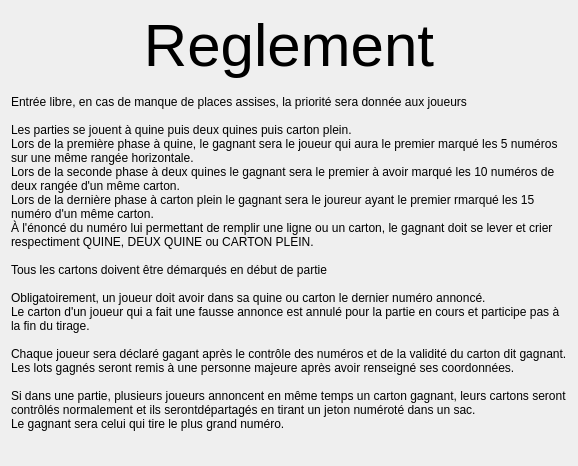
      <widget class="QWidget" name="pageEventRules">
       <layout class="QGridLayout" name="gridLayout_14">
        <item row="0" column="1">
         <widget class="QLabel" name="ER_Title">
          <property name="sizePolicy">
           <sizepolicy hsizetype="Preferred" vsizetype="Preferred">
            <horstretch>5</horstretch>
            <verstretch>0</verstretch>
           </sizepolicy>
          </property>
          <property name="font">
           <font>
            <pointsize>45</pointsize>
            <kerning>false</kerning>
           </font>
          </property>
          <property name="text">
           <string>Reglement</string>
          </property>
          <property name="scaledContents">
           <bool>true</bool>
          </property>
          <property name="alignment">
           <set>Qt::AlignCenter</set>
          </property>
          <property name="wordWrap">
           <bool>true</bool>
          </property>
          <property name="textInteractionFlags">
           <set>Qt::NoTextInteraction</set>
          </property>
         </widget>
        </item>
        <item row="2" column="0" colspan="3">
         <widget class="QLabel" name="ER_Rules">
          <property name="sizePolicy">
           <sizepolicy hsizetype="Preferred" vsizetype="Preferred">
            <horstretch>1</horstretch>
            <verstretch>20</verstretch>
           </sizepolicy>
          </property>
          <property name="text">
           <string>Entrée libre, en cas de manque de places assises, la priorité sera donnée aux joueurs

Les parties se jouent à quine puis deux quines puis carton plein.
Lors de la première phase à quine, le gagnant sera le joueur qui aura le premier marqué les 5 numéros sur une même rangée horizontale.
Lors de la seconde phase à deux quines le gagnant sera le premier à avoir marqué les 10 numéros de deux rangée d'un même carton.
Lors de la dernière phase à carton plein le gagnant sera le joureur ayant le premier rmarqué les 15 numéro d'un même carton.
À l'énoncé du numéro lui permettant de remplir une ligne ou un carton, le gagnant doit se lever et crier respectiment QUINE, DEUX QUINE ou CARTON PLEIN.

Tous les cartons doivent être démarqués en début de partie

Obligatoirement, un joueur doit avoir dans sa quine ou carton le dernier numéro annoncé.
Le carton d'un joueur qui a fait une fausse annonce est annulé pour la partie en cours et participe pas à la fin du tirage.

Chaque joueur sera déclaré gagant après le contrôle des numéros et de la validité du carton dit gagnant.
Les lots gagnés seront remis à une personne majeure après avoir renseigné ses coordonnées.

Si dans une partie, plusieurs joueurs annoncent en même temps un carton gagnant, leurs cartons seront contrôlés normalement et ils serontdépartagés en tirant un jeton numéroté dans un sac.
Le gagnant sera celui qui tire le plus grand numéro.
                                            </string>
          </property>
          <property name="scaledContents">
           <bool>true</bool>
          </property>
          <property name="alignment">
           <set>Qt::AlignLeading|Qt::AlignLeft|Qt::AlignVCenter</set>
          </property>
          <property name="wordWrap">
           <bool>true</bool>
          </property>
          <property name="textInteractionFlags">
           <set>Qt::NoTextInteraction</set>
          </property>
         </widget>
        </item>
        <item row="3" column="0" colspan="3">
         <spacer name="verticalSpacer_12">
          <property name="orientation">
           <enum>Qt::Vertical</enum>
          </property>
          <property name="sizeHint" stdset="0">
           <size>
            <width>0</width>
            <height>10</height>
           </size>
          </property>
         </spacer>
        </item>
        <item row="0" column="2" rowspan="2">
         <widget class="QLabel" name="ER_LogoB">
          <property name="sizePolicy">
           <sizepolicy hsizetype="Preferred" vsizetype="Preferred">
            <horstretch>1</horstretch>
            <verstretch>1</verstretch>
           </sizepolicy>
          </property>
          <property name="text">
           <string>&lt;logo&gt;</string>
          </property>
          <property name="alignment">
           <set>Qt::AlignRight|Qt::AlignTrailing|Qt::AlignVCenter</set>
          </property>
         </widget>
        </item>
        <item row="1" column="1">
         <spacer name="verticalSpacer_13">
          <property name="orientation">
           <enum>Qt::Vertical</enum>
          </property>
          <property name="sizeHint" stdset="0">
           <size>
            <width>0</width>
            <height>10</height>
           </size>
          </property>
         </spacer>
        </item>
        <item row="0" column="0" rowspan="2">
         <widget class="QLabel" name="ER_LogoA">
          <property name="sizePolicy">
           <sizepolicy hsizetype="Preferred" vsizetype="Preferred">
            <horstretch>1</horstretch>
            <verstretch>1</verstretch>
           </sizepolicy>
          </property>
          <property name="text">
           <string>&lt;logo&gt;</string>
          </property>
         </widget>
        </item>
       </layout>
      </widget>
